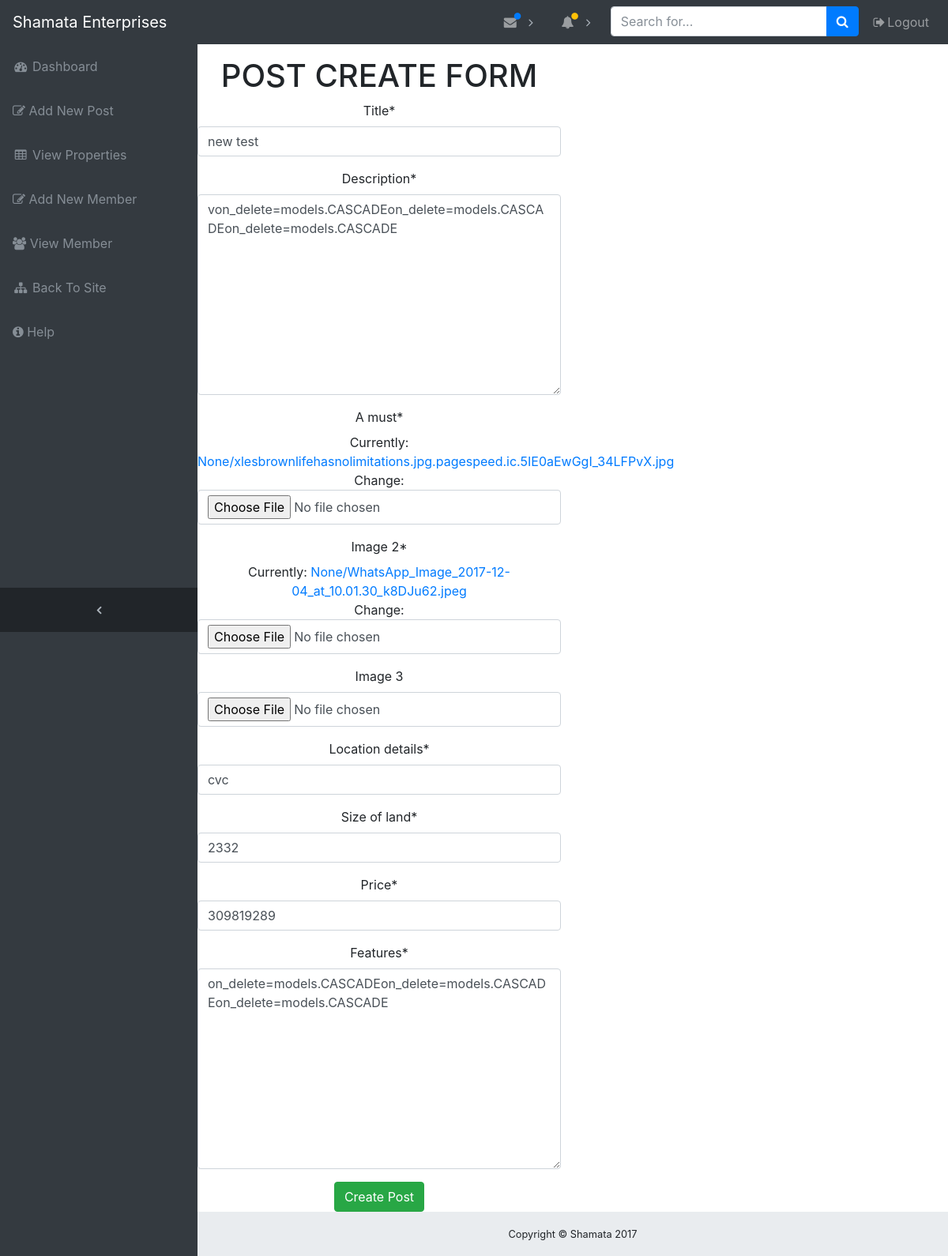
/new-test/edit/ (signed in), run on the app's committed database.
### Main/models.py (models this page shows, shortened)
class Post(models.Model):
    owner =  models.ForeignKey(User, on_delete=models.CASCADE)
    title = models.CharField(max_length=200)
    slug      =      models.SlugField(unique=True,blank=True, null=True)
    image = models.ImageField(upload_to=upload_location)
    image_2 = models.ImageField(upload_to=upload_location)
    image_3 = models.ImageField(upload_to=upload_location,blank=True, null=True)
    description = models.TextField()
    size_of_land = models.CharField(max_length=150)
    location_details = models.CharField(max_length=300)
    price = models.CharField(max_length=150)
    features = models.TextField()
    updated = models.DateTimeField(auto_now=True, auto_now_add=False)
    timestamp = models.DateTimeField(auto_now=False, auto_now_add=True)
    class Meta:
        ordering = ["-timestamp", "-updated"]

### Main/views.py (the view)
# urls.py: url(r'^(?P<slug>[\w-]+)/edit/$',edit_post,name='edit_post'),
def edit_post(request,slug):
    if not request.user.is_staff or not request.user.is_superuser:
        raise Http404
    post =get_object_or_404(Post,slug=slug)
    if request.method == "POST":
        form = PostForm(request.POST , request.FILES,instance=post)
        if form.is_valid():
            instance = form.save(commit=False)
            instance.owner = request.user
            instance.save()
            return HttpResponseRedirect(instance.get_absolute_url())
    else:
        form = PostForm(instance=post)
    template_name = 'Main/post_create.html'
    context = {
        'form':form
    }
    return render(request, template_name, context)

### Main/forms.py
class PostForm(forms.ModelForm):
    image = forms.ImageField(label='A must')
    class Meta:
        model = Post
        fields = [
            "title",
            "description",
            "image",
            "image_2",
            "image_3",
            "location_details",
            "size_of_land",
            "price",
            "features",
        ]

### Main/templates/Main/post_create.html
{% extends 'dashboard/base_dash.html' %}
{% load staticfiles %}
{% load crispy_forms_tags %}
{% block content %}
       <div class="container" style="text-align:center;">
                    <div class="row">
                        <div class="col-sm-6">
                            {% if form %}
                            <h1 style="text-align:center;">POST CREATE FORM</h1>
                            <form method='POST' action='' enctype='multipart/form-data'>{% csrf_token %}
                            {{ form | crispy }}
                             <input type="submit" value="Create Post" class="btn btn-success">
                            {% endif %}
                    </div>
                    </div>
                </div>
{% endblock content %}

### dashboard/static/css/sb-admin.css (style rules this page uses)
html { position: relative; min-height: 100%; }
body { overflow-x: hidden; }
body.sticky-footer { margin-bottom: 56px; }
body.fixed-nav { padding-top: 56px; }

### data on the page
Post: title "new test", description "von_delete=models.CASCADEon_delete=models.CASCADEon_delete=models.CASCADE", location_details "cvc", size_of_land "2332", price "309819289", features "on_delete=models.CASCADEon_delete=models.CASCADEon_delete=models.CASCADE"
